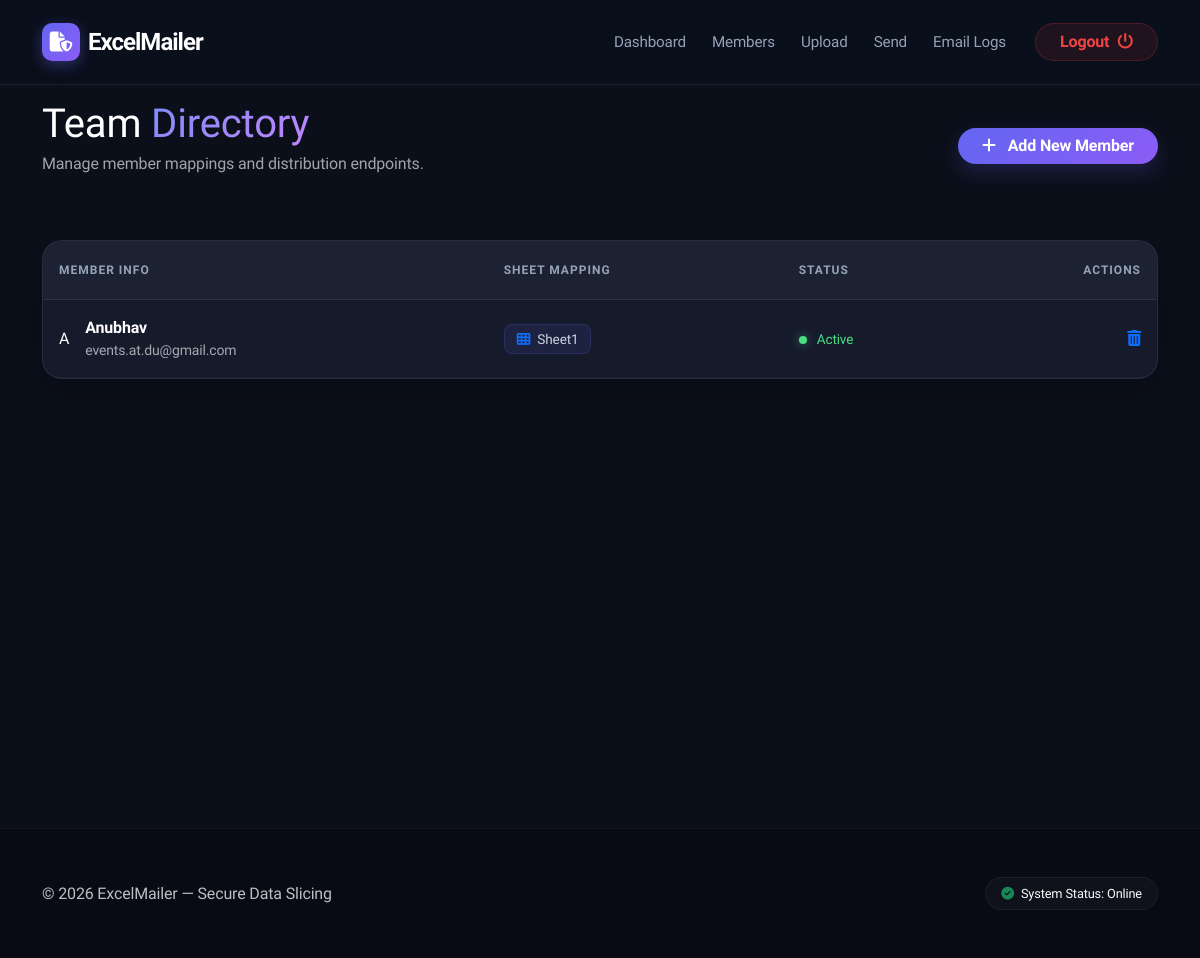
/members/ (signed in), run on the app's committed database.
### myapp/models.py (models this page shows, shortened)
class Member(models.Model):
    name = models.CharField(max_length=100)
    email = models.EmailField()
    sheet_name = models.CharField(
        max_length=100,
        help_text="Excel sheet name mapped to this member"
    )
    department = models.ForeignKey(
        Department,
        on_delete=models.CASCADE
    )
    created_by = models.ForeignKey(
        User,
        on_delete=models.CASCADE,
        help_text="Department head who created this member"
    )
    class Meta:
        unique_together = ('email', 'department')

### myapp/views.py (the view)
# urls.py: path('members/', views.member_list, name='member_list'),
@login_required
def member_list(request):
    members = Member.objects.filter(created_by=request.user)
    return render(request, "members/member_list.html", {
        "members": members
    })

### templates/members/member_list.html (shortened to what this page needs)
{% extends "base.html" %}
{% block content %}
<div class="container pb-5">
    <div class="row align-items-center mb-5">
        <div class="col-md-6">
            <h1 class="fw-800 display-6 mb-1 text-white">Team <span class="text-gradient">Directory</span></h1>
            <p class="text-muted">Manage member mappings and distribution endpoints.</p>
        </div>
        <div class="col-md-6 text-md-end mt-3 mt-md-0">
            <a href="{% url 'member_add' %}" class="btn btn-primary-custom rounded-pill px-4">
                <i class="fa-solid fa-plus me-2"></i> Add New Member
            </a>
        </div>
    </div>
    <div class="glass-card-table">
        <div class="table-responsive">
            <table class="table table-dark-custom mb-0">
                <thead>
                    <tr>
                        <th class="ps-4">Member Info</th>
                        <th>Sheet Mapping</th>
                        <th>Status</th>
                        <th class="text-end pe-4">Actions</th>
                    </tr>
                </thead>
                <tbody>
                    {% for m in members %}
                    <tr>
                        <td class="ps-4">
                            <div class="d-flex align-items-center">
                                <div class="member-avatar me-3">
                                    {{ m.name|slice:":1"|upper }}
                                </div>
                                <div>
                                    <div class="fw-bold text-white">{{ m.name }}</div>
                                    <div class="small text-muted">{{ m.email }}</div>
                                </div>
                            </div>
                        </td>
                        <td>
                            <span class="sheet-badge">
                                <i class="fa-solid fa-table-cells me-1 text-primary"></i> {{ m.sheet_name }}
                            </span>
                        </td>
                        <td>
                            <span class="status-indicator">
                                <span class="dot"></span> Active
                            </span>
                        </td>
                        <td class="text-end pe-4">
                            <a href="{% url 'member_delete' m.id %}"
                               class="btn-action-delete"
                               title="Delete Member"
                               onclick="return confirm('Are you sure you want to delete this member?')">
                                <i class="fa-solid fa-trash-can"></i>
                            </a>
                        </td>
                    </tr>
                    {% endfor %}
                </tbody>
            </table>
        </div>
    </div>
</div>
{% endblock %}

### static/css/style.css (style rules this page uses)
:root { --bg-midnight: #0b0f1a; --bg-card: #161b2c; --accent-indigo: #6366f1; --accent-purple: #8b5cf6; --text-main: #f8fafc; --text-muted: #94a3b8; --nav-glass: rgba(11, 15, 26, 0.8); }
body.dark-theme { background-color: var(--bg-midnight); color: var(--text-main); font-family: 'Plus Jakarta Sans', sans-serif; letter-spacing: -0.01em; }
.btn-primary-custom { background: linear-gradient(135deg, var(--accent-indigo), var(--accent-purple)); border: none; color: white; font-weight: 600; transition: all 0.3s ease; box-shadow: 0 8px 20px rgba(99, 102, 241, 0.2); }
.text-gradient { background: linear-gradient(135deg, #818cf8, #c084fc); -webkit-background-clip: text; -webkit-text-fill-color: transparent; }
.text-muted { color : rgba(255, 255, 255, 0.618) !important; }
.glass-card-table { background: var(--bg-card); border-radius: 20px; border: 1px solid rgba(255, 255, 255, 0.08); overflow: hidden; box-shadow: 0 15px 35px rgba(0, 0, 0, 0.2); }
.table-dark-custom { background-color: transparent !important; color: var(--text-main) !important; }
.table-dark-custom thead th { background: rgba(255, 255, 255, 0.03) !important; color: var(--text-muted) !important; border-bottom: 1px solid rgba(255, 255, 255, 0.08) !important; padding: 1.25rem 1rem !important; text-transform: uppercase; font-size: 0.75rem; letter-spacing: 1px; }
.table-dark-custom tbody td { background: transparent !important; color: var(--text-main) !important; border-bottom: 1px solid rgba(255, 255, 255, 0.05) !important; padding: 1rem !important; vertical-align: middle; }
.sheet-badge { background: rgba(99, 102, 241, 0.1); border: 1px solid rgba(99, 102, 241, 0.2); color: #cbd5e1; padding: 6px 12px; border-radius: 8px; font-size: 0.85rem; font-weight: 500; }
.status-indicator { color: #4ade80; font-size: 0.85rem; display: inline-flex; align-items: center; }
.status-indicator .dot { height: 8px; width: 8px; background-color: #4ade80; border-radius: 50%; margin-right: 10px; box-shadow: 0 0 10px rgba(74, 222, 128, 0.5); }
.table-dark-custom tbody tr td { border-bottom: 1px solid rgba(255, 255, 255, 0.03) !important; vertical-align: middle; }
[title] { cursor: help; text-decoration: underline dotted rgba(255, 255, 255, 0.2); }

### data on the page
Member: name "A", name "Anubhav", email "events.at.du@gmail.com", sheet_name "Sheet1"
